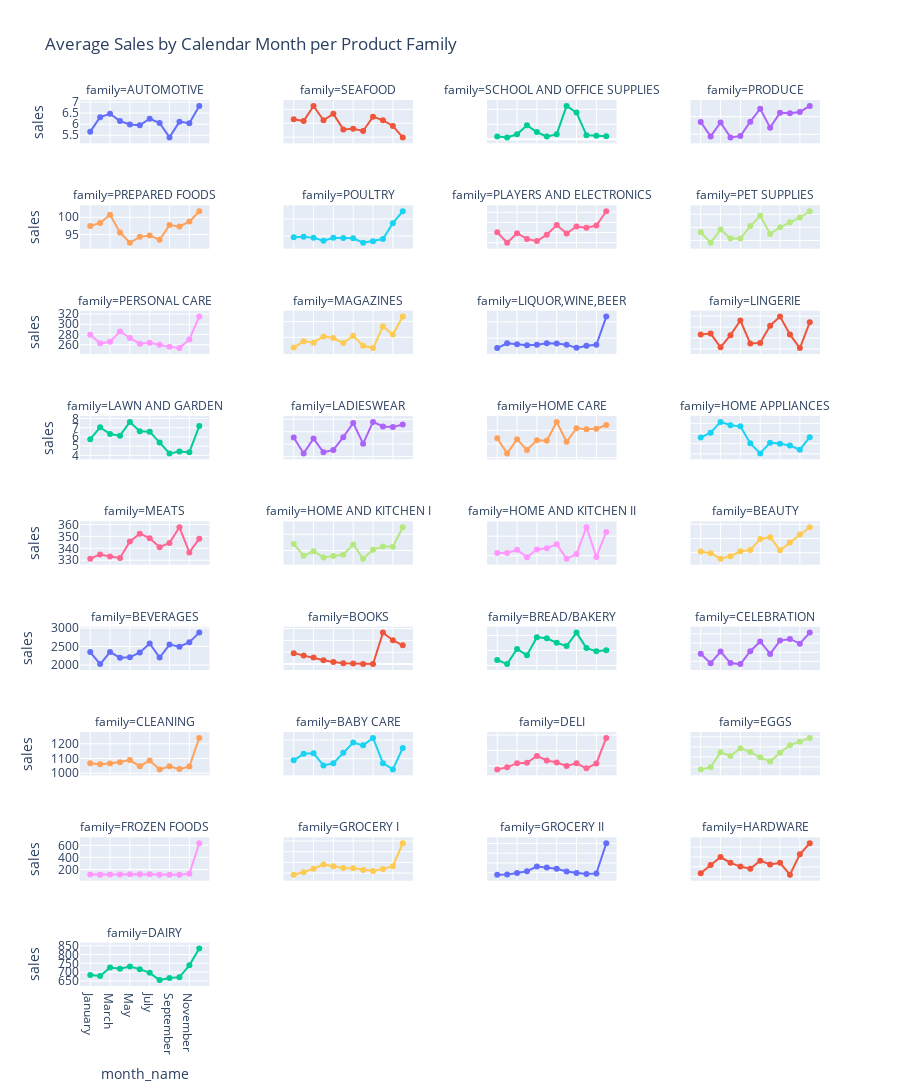

The cell this chart's notebook holds for it:
### Code cell
fig = px.line(
    avg_sales_by_month,
    x='month_name',
    y='sales',
    color='family',
    facet_col='family',
    facet_col_spacing=0.1,
    facet_col_wrap=4,
    markers=True,
    category_orders={"month_name": [
        "January", "February", "March", "April", "May", "June",
        "July", "August", "September", "October", "November", "December"
    ]},
    title='Average Sales by Calendar Month per Product Family'
)
fig.update_yaxes(matches=None)
fig.update_layout(height=2000,showlegend=False)

# fig.update_layout(
#     xaxis_title='Month',
#     yaxis_title='Average Sales',
#     legend_title='Family',
#     width=1000,
#     height=600
# )

fig.show()

### Figure 1 — Plotly figure (JSON) as saved in the notebook; plotly's stock layout.template omitted (floating-point values rounded to 4 significant figures)
{"data": [{"hovertemplate": "family=AUTOMOTIVE<br>month_name=%{x}<br>sales=%{y}<extra></extra>", "legendgroup": "AUTOMOTIVE", "line": {"color": "#636efa", "dash": "solid"}, "marker": {"symbol": "circle"}, "mode": "lines+markers", "name": "AUTOMOTIVE", "orientation": "v", "showlegend": true, "type": "scatter", "x": ["January", "February", "March", "April", "May", "June", "July", "August", "September", "October", "November", "December"], "xaxis": "x33", "y": [5.664, 6.317, 6.47, 6.143, 5.985, 5.953, 6.247, 6.054, 5.404, 6.115, 6.045, 6.825], "yaxis": "y33"}, {"hovertemplate": "family=SEAFOOD<br>month_name=%{x}<br>sales=%{y}<extra></extra>", "legendgroup": "SEAFOOD", "line": {"color": "#EF553B", "dash": "solid"}, "marker": {"symbol": "circle"}, "mode": "lines+markers", "name": "SEAFOOD", "orientation": "v", "showlegend": true, "type": "scatter", "x": ["January", "February", "March", "April", "May", "June", "July", "August", "September", "October", "November", "December"], "xaxis": "x34", "y": [22.59, 22.32, 24.5, 22.44, 23.36, 21.12, 21.21, 20.9, 22.96, 22.44, 21.62, 19.97], "yaxis": "y34"}, {"hovertemplate": "family=SCHOOL AND OFFICE SUPPLIES<br>month_name=%{x}<br>sales=%{y}<extra></extra>", "legendgroup": "SCHOOL AND OFFICE SUPPLIES", "line": {"color": "#00cc96", "dash": "solid"}, "marker": {"symbol": "circle"}, "mode": "lines+markers", "name": "SCHOOL AND OFFICE SUPPLIES", "orientation": "v", "showlegend": true, "type": "scatter", "x": ["January", "February", "March", "April", "May", "June", "July", "August", "September", "October", "November", "December"], "xaxis": "x35", "y": [0.9372, 0.6047, 1.637, 4.647, 2.4, 0.8654, 1.678, 11.13, 8.895, 1.356, 1.188, 0.9929], "yaxis": "y35"}, {"hovertemplate": "family=PRODUCE<br>month_name=%{x}<br>sales=%{y}<extra></extra>", "legendgroup": "PRODUCE", "line": {"color": "#ab63fa", "dash": "solid"}, "marker": {"symbol": "circle"}, "mode": "lines+markers", "name": "PRODUCE", "orientation": "v", "showlegend": true, "type": "scatter", "x": ["January", "February", "March", "April", "May", "June", "July", "August", "September", "October", "November", "December"], "xaxis": "x36", "y": [1349.0, 941.8, 1334.0, 913.5, 953.4, 1357.0, 1723.0, 1189.0, 1608.0, 1594.0, 1633.0, 1803.0], "yaxis": "y36"}, {"hovertemplate": "family=PREPARED FOODS<br>month_name=%{x}<br>sales=%{y}<extra></extra>", "legendgroup": "PREPARED FOODS", "line": {"color": "#FFA15A", "dash": "solid"}, "marker": {"symbol": "circle"}, "mode": "lines+markers", "name": "PREPARED FOODS", "orientation": "v", "showlegend": true, "type": "scatter", "x": ["January", "February", "March", "April", "May", "June", "July", "August", "September", "October", "November", "December"], "xaxis": "x29", "y": [97.49, 98.36, 100.7, 95.61, 92.61, 94.32, 94.7, 93.44, 97.73, 97.35, 98.75, 101.8], "yaxis": "y29"}, {"hovertemplate": "family=POULTRY<br>month_name=%{x}<br>sales=%{y}<extra></extra>", "legendgroup": "POULTRY", "line": {"color": "#19d3f3", "dash": "solid"}, "marker": {"symbol": "circle"}, "mode": "lines+markers", "name": "POULTRY", "orientation": "v", "showlegend": true, "type": "scatter", "x": ["January", "February", "March", "April", "May", "June", "July", "August", "September", "October", "November", "December"], "xaxis": "x30", "y": [346.3, 347.8, 344.5, 336.1, 345.0, 343.8, 343.0, 330.2, 334.8, 340.9, 387.5, 422.5], "yaxis": "y30"}, {"hovertemplate": "family=PLAYERS AND ELECTRONICS<br>month_name=%{x}<br>sales=%{y}<extra></extra>", "legendgroup": "PLAYERS AND ELECTRONICS", "line": {"color": "#FF6692", "dash": "solid"}, "marker": {"symbol": "circle"}, "mode": "lines+markers", "name": "PLAYERS AND ELECTRONICS", "orientation": "v", "showlegend": true, "type": "scatter", "x": ["January", "February", "March", "April", "May", "June", "July", "August", "September", "October", "November", "December"], "xaxis": "x31", "y": [6.066, 3.991, 5.867, 4.744, 4.311, 5.552, 7.475, 5.808, 7.191, 6.92, 7.368, 10.19], "yaxis": "y31"}, {"hovertemplate": "family=PET SUPPLIES<br>month_name=%{x}<br>sales=%{y}<extra></extra>", "legendgroup": "PET SUPPLIES", "line": {"color": "#B6E880", "dash": "solid"}, "marker": {"symbol": "circle"}, "mode": "lines+markers", "name": "PET SUPPLIES", "orientation": "v", "showlegend": true, "type": "scatter", "x": ["January", "February", "March", "April", "May", "June", "July", "August", "September", "October", "November", "December"], "xaxis": "x32", "y": [3.627, 2.832, 3.839, 3.164, 3.151, 4.099, 4.885, 3.504, 4.005, 4.397, 4.758, 5.233], "yaxis": "y32"}, {"hovertemplate": "family=PERSONAL CARE<br>month_name=%{x}<br>sales=%{y}<extra></extra>", "legendgroup": "PERSONAL CARE", "line": {"color": "#FF97FF", "dash": "solid"}, "marker": {"symbol": "circle"}, "mode": "lines+markers", "name": "PERSONAL CARE", "orientation": "v", "showlegend": true, "type": "scatter", "x": ["January", "February", "March", "April", "May", "June", "July", "August", "September", "October", "November", "December"], "xaxis": "x25", "y": [279.5, 262.6, 265.6, 285.9, 273.1, 262.1, 264.0, 259.8, 255.7, 253.4, 270.2, 315.0], "yaxis": "y25"}, {"hovertemplate": "family=MAGAZINES<br>month_name=%{x}<br>sales=%{y}<extra></extra>", "legendgroup": "MAGAZINES", "line": {"color": "#FECB52", "dash": "solid"}, "marker": {"symbol": "circle"}, "mode": "lines+markers", "name": "MAGAZINES", "orientation": "v", "showlegend": true, "type": "scatter", "x": ["January", "February", "March", "April", "May", "June", "July", "August", "September", "October", "November", "December"], "xaxis": "x26", "y": [2.349, 2.747, 2.658, 3.06, 2.957, 2.635, 3.098, 2.462, 2.317, 3.683, 3.174, 4.319], "yaxis": "y26"}, {"hovertemplate": "family=LIQUOR,WINE,BEER<br>month_name=%{x}<br>sales=%{y}<extra></extra>", "legendgroup": "LIQUOR,WINE,BEER", "line": {"color": "#636efa", "dash": "solid"}, "marker": {"symbol": "circle"}, "mode": "lines+markers", "name": "LIQUOR,WINE,BEER", "orientation": "v", "showlegend": true, "type": "scatter", "x": ["January", "February", "March", "April", "May", "June", "July", "August", "September", "October", "November", "December"], "xaxis": "x27", "y": [69.58, 84.33, 81.27, 78.12, 79.85, 84.49, 83.23, 80.03, 70.22, 76.79, 79.43, 165.9], "yaxis": "y27"}, {"hovertemplate": "family=LINGERIE<br>month_name=%{x}<br>sales=%{y}<extra></extra>", "legendgroup": "LINGERIE", "line": {"color": "#EF553B", "dash": "solid"}, "marker": {"symbol": "circle"}, "mode": "lines+markers", "name": "LINGERIE", "orientation": "v", "showlegend": true, "type": "scatter", "x": ["January", "February", "March", "April", "May", "June", "July", "August", "September", "October", "November", "December"], "xaxis": "x28", "y": [7.164, 7.202, 6.576, 7.131, 7.801, 6.746, 6.776, 7.563, 7.981, 7.166, 6.539, 7.719], "yaxis": "y28"}, {"hovertemplate": "family=LAWN AND GARDEN<br>month_name=%{x}<br>sales=%{y}<extra></extra>", "legendgroup": "LAWN AND GARDEN", "line": {"color": "#00cc96", "dash": "solid"}, "marker": {"symbol": "circle"}, "mode": "lines+markers", "name": "LAWN AND GARDEN", "orientation": "v", "showlegend": true, "type": "scatter", "x": ["January", "February", "March", "April", "May", "June", "July", "August", "September", "October", "November", "December"], "xaxis": "x21", "y": [5.759, 7.052, 6.311, 6.135, 7.631, 6.621, 6.571, 5.39, 4.211, 4.411, 4.339, 7.179], "yaxis": "y21"}, {"hovertemplate": "family=LADIESWEAR<br>month_name=%{x}<br>sales=%{y}<extra></extra>", "legendgroup": "LADIESWEAR", "line": {"color": "#ab63fa", "dash": "solid"}, "marker": {"symbol": "circle"}, "mode": "lines+markers", "name": "LADIESWEAR", "orientation": "v", "showlegend": true, "type": "scatter", "x": ["January", "February", "March", "April", "May", "June", "July", "August", "September", "October", "November", "December"], "xaxis": "x22", "y": [7.081, 4.506, 6.901, 4.681, 5.063, 7.129, 9.408, 6.08, 9.579, 8.851, 8.745, 9.164], "yaxis": "y22"}, {"hovertemplate": "family=HOME CARE<br>month_name=%{x}<br>sales=%{y}<extra></extra>", "legendgroup": "HOME CARE", "line": {"color": "#FFA15A", "dash": "solid"}, "marker": {"symbol": "circle"}, "mode": "lines+markers", "name": "HOME CARE", "orientation": "v", "showlegend": true, "type": "scatter", "x": ["January", "February", "March", "April", "May", "June", "July", "August", "September", "October", "November", "December"], "xaxis": "x23", "y": [171.1, 115.3, 167.0, 128.3, 163.7, 161.9, 231.0, 158.0, 207.9, 204.2, 206.3, 219.7], "yaxis": "y23"}, {"hovertemplate": "family=HOME APPLIANCES<br>month_name=%{x}<br>sales=%{y}<extra></extra>", "legendgroup": "HOME APPLIANCES", "line": {"color": "#19d3f3", "dash": "solid"}, "marker": {"symbol": "circle"}, "mode": "lines+markers", "name": "HOME APPLIANCES", "orientation": "v", "showlegend": true, "type": "scatter", "x": ["January", "February", "March", "April", "May", "June", "July", "August", "September", "October", "November", "December"], "xaxis": "x24", "y": [0.4609, 0.5076, 0.6141, 0.5812, 0.5707, 0.4032, 0.3041, 0.4102, 0.3995, 0.3817, 0.3409, 0.4644], "yaxis": "y24"}, {"hovertemplate": "family=MEATS<br>month_name=%{x}<br>sales=%{y}<extra></extra>", "legendgroup": "MEATS", "line": {"color": "#FF6692", "dash": "solid"}, "marker": {"symbol": "circle"}, "mode": "lines+markers", "name": "MEATS", "orientation": "v", "showlegend": true, "type": "scatter", "x": ["January", "February", "March", "April", "May", "June", "July", "August", "September", "October", "November", "December"], "xaxis": "x17", "y": [331.3, 334.9, 333.1, 331.9, 345.8, 352.3, 348.5, 341.0, 344.5, 357.6, 336.6, 348.0], "yaxis": "y17"}, {"hovertemplate": "family=HOME AND KITCHEN I<br>month_name=%{x}<br>sales=%{y}<extra></extra>", "legendgroup": "HOME AND KITCHEN I", "line": {"color": "#B6E880", "dash": "solid"}, "marker": {"symbol": "circle"}, "mode": "lines+markers", "name": "HOME AND KITCHEN I", "orientation": "v", "showlegend": true, "type": "scatter", "x": ["January", "February", "March", "April", "May", "June", "July", "August", "September", "October", "November", "December"], "xaxis": "x18", "y": [24.08, 16.69, 19.55, 15.72, 16.63, 17.39, 23.77, 14.91, 20.51, 22.54, 22.28, 34.37], "yaxis": "y18"}, {"hovertemplate": "family=HOME AND KITCHEN II<br>month_name=%{x}<br>sales=%{y}<extra></extra>", "legendgroup": "HOME AND KITCHEN II", "line": {"color": "#FF97FF", "dash": "solid"}, "marker": {"symbol": "circle"}, "mode": "lines+markers", "name": "HOME AND KITCHEN II", "orientation": "v", "showlegend": true, "type": "scatter", "x": ["January", "February", "March", "April", "May", "June", "July", "August", "September", "October", "November", "December"], "xaxis": "x19", "y": [15.69, 15.71, 16.51, 14.6, 16.6, 16.89, 17.91, 14.22, 15.41, 22.3, 14.66, 21.1], "yaxis": "y19"}, {"hovertemplate": "family=BEAUTY<br>month_name=%{x}<br>sales=%{y}<extra></extra>", "legendgroup": "BEAUTY", "line": {"color": "#FECB52", "dash": "solid"}, "marker": {"symbol": "circle"}, "mode": "lines+markers", "name": "BEAUTY", "orientation": "v", "showlegend": true, "type": "scatter", "x": ["January", "February", "March", "April", "May", "June", "July", "August", "September", "October", "November", "December"], "xaxis": "x20", "y": [3.537, 3.483, 3.286, 3.374, 3.55, 3.592, 3.984, 4.046, 3.583, 3.859, 4.145, 4.397], "yaxis": "y20"}, {"hovertemplate": "family=BEVERAGES<br>month_name=%{x}<br>sales=%{y}<extra></extra>", "legendgroup": "BEVERAGES", "line": {"color": "#636efa", "dash": "solid"}, "marker": {"symbol": "circle"}, "mode": "lines+markers", "name": "BEVERAGES", "orientation": "v", "showlegend": true, "type": "scatter", "x": ["January", "February", "March", "April", "May", "June", "July", "August", "September", "October", "November", "December"], "xaxis": "x13", "y": [2350.0, 2024.0, 2350.0, 2196.0, 2207.0, 2341.0, 2581.0, 2202.0, 2552.0, 2493.0, 2618.0, 2877.0], "yaxis": "y13"}, {"hovertemplate": "family=BOOKS<br>month_name=%{x}<br>sales=%{y}<extra></extra>", "legendgroup": "BOOKS", "line": {"color": "#EF553B", "dash": "solid"}, "marker": {"symbol": "circle"}, "mode": "lines+markers", "name": "BOOKS", "orientation": "v", "showlegend": true, "type": "scatter", "x": ["January", "February", "March", "April", "May", "June", "July", "August", "September", "October", "November", "December"], "xaxis": "x14", "y": [0.09247, 0.0721, 0.05639, 0.03185, 0.01816, 0.007407, 0.005496, 0.001066, 0.0, 0.2663, 0.202, 0.1585], "yaxis": "y14"}, {"hovertemplate": "family=BREAD/BAKERY<br>month_name=%{x}<br>sales=%{y}<extra></extra>", "legendgroup": "BREAD/BAKERY", "line": {"color": "#00cc96", "dash": "solid"}, "marker": {"symbol": "circle"}, "mode": "lines+markers", "name": "BREAD/BAKERY", "orientation": "v", "showlegend": true, "type": "scatter", "x": ["January", "February", "March", "April", "May", "June", "July", "August", "September", "October", "November", "December"], "xaxis": "x15", "y": [447.3, 441.9, 462.1, 453.6, 477.7, 476.3, 470.2, 466.0, 483.9, 463.2, 459.0, 460.3], "yaxis": "y15"}, {"hovertemplate": "family=CELEBRATION<br>month_name=%{x}<br>sales=%{y}<extra></extra>", "legendgroup": "CELEBRATION", "line": {"color": "#ab63fa", "dash": "solid"}, "marker": {"symbol": "circle"}, "mode": "lines+markers", "name": "CELEBRATION", "orientation": "v", "showlegend": true, "type": "scatter", "x": ["January", "February", "March", "April", "May", "June", "July", "August", "September", "October", "November", "December"], "xaxis": "x16", "y": [7.658, 5.592, 8.15, 5.632, 5.421, 8.231, 10.34, 7.632, 10.54, 10.89, 9.875, 12.28], "yaxis": "y16"}, {"hovertemplate": "family=CLEANING<br>month_name=%{x}<br>sales=%{y}<extra></extra>", "legendgroup": "CLEANING", "line": {"color": "#FFA15A", "dash": "solid"}, "marker": {"symbol": "circle"}, "mode": "lines+markers", "name": "CLEANING", "orientation": "v", "showlegend": true, "type": "scatter", "x": ["January", "February", "March", "April", "May", "June", "July", "August", "September", "October", "November", "December"], "xaxis": "x9", "y": [1067.0, 1061.0, 1065.0, 1075.0, 1089.0, 1048.0, 1087.0, 1026.0, 1047.0, 1028.0, 1046.0, 1240.0], "yaxis": "y9"}, {"hovertemplate": "family=BABY CARE<br>month_name=%{x}<br>sales=%{y}<extra></extra>", "legendgroup": "BABY CARE", "line": {"color": "#19d3f3", "dash": "solid"}, "marker": {"symbol": "circle"}, "mode": "lines+markers", "name": "BABY CARE", "orientation": "v", "showlegend": true, "type": "scatter", "x": ["January", "February", "March", "April", "May", "June", "July", "August", "September", "October", "November", "December"], "xaxis": "x10", "y": [0.09546, 0.1128, 0.1142, 0.08185, 0.08769, 0.1158, 0.1429, 0.1355, 0.1554, 0.08781, 0.07114, 0.1285], "yaxis": "y10"}, {"hovertemplate": "family=DELI<br>month_name=%{x}<br>sales=%{y}<extra></extra>", "legendgroup": "DELI", "line": {"color": "#FF6692", "dash": "solid"}, "marker": {"symbol": "circle"}, "mode": "lines+markers", "name": "DELI", "orientation": "v", "showlegend": true, "type": "scatter", "x": ["January", "February", "March", "April", "May", "June", "July", "August", "September", "October", "November", "December"], "xaxis": "x11", "y": [255.4, 258.1, 263.5, 264.1, 272.8, 267.1, 264.3, 260.0, 263.3, 256.8, 263.1, 296.3], "yaxis": "y11"}, {"hovertemplate": "family=EGGS<br>month_name=%{x}<br>sales=%{y}<extra></extra>", "legendgroup": "EGGS", "line": {"color": "#B6E880", "dash": "solid"}, "marker": {"symbol": "circle"}, "mode": "lines+markers", "name": "EGGS", "orientation": "v", "showlegend": true, "type": "scatter", "x": ["January", "February", "March", "April", "May", "June", "July", "August", "September", "October", "November", "December"], "xaxis": "x12", "y": [163.7, 164.9, 172.3, 170.4, 174.3, 172.4, 169.8, 167.6, 172.0, 175.8, 177.6, 179.4], "yaxis": "y12"}, {"hovertemplate": "family=FROZEN FOODS<br>month_name=%{x}<br>sales=%{y}<extra></extra>", "legendgroup": "FROZEN FOODS", "line": {"color": "#FF97FF", "dash": "solid"}, "marker": {"symbol": "circle"}, "mode": "lines+markers", "name": "FROZEN FOODS", "orientation": "v", "showlegend": true, "type": "scatter", "x": ["January", "February", "March", "April", "May", "June", "July", "August", "September", "October", "November", "December"], "xaxis": "x5", "y": [118.1, 114.8, 115.3, 116.9, 121.6, 121.4, 120.3, 113.8, 113.0, 114.9, 127.6, 634.1], "yaxis": "y5"}, {"hovertemplate": "family=GROCERY I<br>month_name=%{x}<br>sales=%{y}<extra></extra>", "legendgroup": "GROCERY I", "line": {"color": "#FECB52", "dash": "solid"}, "marker": {"symbol": "circle"}, "mode": "lines+markers", "name": "GROCERY I", "orientation": "v", "showlegend": true, "type": "scatter", "x": ["January", "February", "March", "April", "May", "June", "July", "August", "September", "October", "November", "December"], "xaxis": "x6", "y": [3420.0, 3542.0, 3702.0, 3905.0, 3819.0, 3739.0, 3726.0, 3647.0, 3594.0, 3685.0, 3819.0, 4896.0], "yaxis": "y6"}, {"hovertemplate": "family=GROCERY II<br>month_name=%{x}<br>sales=%{y}<extra></extra>", "legendgroup": "GROCERY II", "line": {"color": "#636efa", "dash": "solid"}, "marker": {"symbol": "circle"}, "mode": "lines+markers", "name": "GROCERY II", "orientation": "v", "showlegend": true, "type": "scatter", "x": ["January", "February", "March", "April", "May", "June", "July", "August", "September", "October", "November", "December"], "xaxis": "x7", "y": [18.88, 19.01, 19.81, 20.71, 23.1, 22.68, 21.92, 20.55, 19.78, 19.24, 19.59, 35.13], "yaxis": "y7"}, {"hovertemplate": "family=HARDWARE<br>month_name=%{x}<br>sales=%{y}<extra></extra>", "legendgroup": "HARDWARE", "line": {"color": "#EF553B", "dash": "solid"}, "marker": {"symbol": "circle"}, "mode": "lines+markers", "name": "HARDWARE", "orientation": "v", "showlegend": true, "type": "scatter", "x": ["January", "February", "March", "April", "May", "June", "July", "August", "September", "October", "November", "December"], "xaxis": "x8", "y": [1.035, 1.119, 1.199, 1.14, 1.103, 1.081, 1.163, 1.124, 1.142, 1.02, 1.227, 1.339], "yaxis": "y8"}, {"hovertemplate": "family=DAIRY<br>month_name=%{x}<br>sales=%{y}<extra></extra>", "legendgroup": "DAIRY", "line": {"color": "#00cc96", "dash": "solid"}, "marker": {"symbol": "circle"}, "mode": "lines+markers", "name": "DAIRY", "orientation": "v", "showlegend": true, "type": "scatter", "x": ["January", "February", "March", "April", "May", "June", "July", "August", "September", "October", "November", "December"], "xaxis": "x", "y": [683.8, 678.2, 725.9, 719.6, 732.3, 717.3, 696.4, 655.1, 666.7, 671.8, 739.0, 833.9], "yaxis": "y"}], "layout": {"annotations": [{"font": {}, "showarrow": false, "text": "family=DAIRY", "x": 0.0875, "xanchor": "center", "xref": "paper", "y": 0.04889, "yanchor": "bottom", "yref": "paper"}, {"font": {}, "showarrow": false, "text": "family=FROZEN FOODS", "x": 0.0875, "xanchor": "center", "xref": "paper", "y": 0.1678, "yanchor": "bottom", "yref": "paper"}, {"font": {}, "showarrow": false, "text": "family=GROCERY I", "x": 0.3625, "xanchor": "center", "xref": "paper", "y": 0.1678, "yanchor": "bottom", "yref": "paper"}, {"font": {}, "showarrow": false, "text": "family=GROCERY II", "x": 0.6375, "xanchor": "center", "xref": "paper", "y": 0.1678, "yanchor": "bottom", "yref": "paper"}, {"font": {}, "showarrow": false, "text": "family=HARDWARE", "x": 0.9125, "xanchor": "center", "xref": "paper", "y": 0.1678, "yanchor": "bottom", "yref": "paper"}, {"font": {}, "showarrow": false, "text": "family=CLEANING", "x": 0.0875, "xanchor": "center", "xref": "paper", "y": 0.2867, "yanchor": "bottom", "yref": "paper"}, {"font": {}, "showarrow": false, "text": "family=BABY CARE", "x": 0.3625, "xanchor": "center", "xref": "paper", "y": 0.2867, "yanchor": "bottom", "yref": "paper"}, {"font": {}, "showarrow": false, "text": "family=DELI", "x": 0.6375, "xanchor": "center", "xref": "paper", "y": 0.2867, "yanchor": "bottom", "yref": "paper"}, {"font": {}, "showarrow": false, "text": "family=EGGS", "x": 0.9125, "xanchor": "center", "xref": "paper", "y": 0.2867, "yanchor": "bottom", "yref": "paper"}, {"font": {}, "showarrow": false, "text": "family=BEVERAGES", "x": 0.0875, "xanchor": "center", "xref": "paper", "y": 0.4056, "yanchor": "bottom", "yref": "paper"}, {"font": {}, "showarrow": false, "text": "family=BOOKS", "x": 0.3625, "xanchor": "center", "xref": "paper", "y": 0.4056, "yanchor": "bottom", "yref": "paper"}, {"font": {}, "showarrow": false, "text": "family=BREAD/BAKERY", "x": 0.6375, "xanchor": "center", "xref": "paper", "y": 0.4056, "yanchor": "bottom", "yref": "paper"}, {"font": {}, "showarrow": false, "text": "family=CELEBRATION", "x": 0.9125, "xanchor": "center", "xref": "paper", "y": 0.4056, "yanchor": "bottom", "yref": "paper"}, {"font": {}, "showarrow": false, "text": "family=MEATS", "x": 0.0875, "xanchor": "center", "xref": "paper", "y": 0.5244, "yanchor": "bottom", "yref": "paper"}, {"font": {}, "showarrow": false, "text": "family=HOME AND KITCHEN I", "x": 0.3625, "xanchor": "center", "xref": "paper", "y": 0.5244, "yanchor": "bottom", "yref": "paper"}, {"font": {}, "showarrow": false, "text": "family=HOME AND KITCHEN II", "x": 0.6375, "xanchor": "center", "xref": "paper", "y": 0.5244, "yanchor": "bottom", "yref": "paper"}, {"font": {}, "showarrow": false, "text": "family=BEAUTY", "x": 0.9125, "xanchor": "center", "xref": "paper", "y": 0.5244, "yanchor": "bottom", "yref": "paper"}, {"font": {}, "showarrow": false, "text": "family=LAWN AND GARDEN", "x": 0.0875, "xanchor": "center", "xref": "paper", "y": 0.6433, "yanchor": "bottom", "yref": "paper"}, {"font": {}, "showarrow": false, "text": "family=LADIESWEAR", "x": 0.3625, "xanchor": "center", "xref": "paper", "y": 0.6433, "yanchor": "bottom", "yref": "paper"}, {"font": {}, "showarrow": false, "text": "family=HOME CARE", "x": 0.6375, "xanchor": "center", "xref": "paper", "y": 0.6433, "yanchor": "bottom", "yref": "paper"}, {"font": {}, "showarrow": false, "text": "family=HOME APPLIANCES", "x": 0.9125, "xanchor": "center", "xref": "paper", "y": 0.6433, "yanchor": "bottom", "yref": "paper"}, {"font": {}, "showarrow": false, "text": "family=PERSONAL CARE", "x": 0.0875, "xanchor": "center", "xref": "paper", "y": 0.7622, "yanchor": "bottom", "yref": "paper"}, {"font": {}, "showarrow": false, "text": "family=MAGAZINES", "x": 0.3625, "xanchor": "center", "xref": "paper", "y": 0.7622, "yanchor": "bottom", "yref": "paper"}, {"font": {}, "showarrow": false, "text": "family=LIQUOR,WINE,BEER", "x": 0.6375, "xanchor": "center", "xref": "paper", "y": 0.7622, "yanchor": "bottom", "yref": "paper"}, {"font": {}, "showarrow": false, "text": "family=LINGERIE", "x": 0.9125, "xanchor": "center", "xref": "paper", "y": 0.7622, "yanchor": "bottom", "yref": "paper"}, {"font": {}, "showarrow": false, "text": "family=PREPARED FOODS", "x": 0.0875, "xanchor": "center", "xref": "paper", "y": 0.8811, "yanchor": "bottom", "yref": "paper"}, {"font": {}, "showarrow": false, "text": "family=POULTRY", "x": 0.3625, "xanchor": "center", "xref": "paper", "y": 0.8811, "yanchor": "bottom", "yref": "paper"}, {"font": {}, "showarrow": false, "text": "family=PLAYERS AND ELECTRONICS", "x": 0.6375, "xanchor": "center", "xref": "paper", "y": 0.8811, "yanchor": "bottom", "yref": "paper"}, {"font": {}, "showarrow": false, "text": "family=PET SUPPLIES", "x": 0.9125, "xanchor": "center", "xref": "paper", "y": 0.8811, "yanchor": "bottom", "yref": "paper"}, {"font": {}, "showarrow": false, "text": "family=AUTOMOTIVE", "x": 0.0875, "xanchor": "center", "xref": "paper", "y": 1.0, "yanchor": "bottom", "yref": "paper"}, {"font": {}, "showarrow": false, "text": "family=SEAFOOD", "x": 0.3625, "xanchor": "center", "xref": "paper", "y": 1.0, "yanchor": "bottom", "yref": "paper"}, {"font": {}, "showarrow": false, "text": "family=SCHOOL AND OFFICE SUPPLIES", "x": 0.6375, "xanchor": "center", "xref": "paper", "y": 1.0, "yanchor": "bottom", "yref": "paper"}, {"font": {}, "showarrow": false, "text": "family=PRODUCE", "x": 0.9125, "xanchor": "center", "xref": "paper", "y": 1.0, "yanchor": "bottom", "yref": "paper"}], "height": 2000, "legend": {"title": {"text": "family"}, "tracegroupgap": 0}, "showlegend": false, "title": {"text": "Average Sales by Calendar Month per Product Family"}, "xaxis": {"anchor": "y", "categoryarray": ["January", "February", "March", "April", "May", "June", "July", "August", "September", "October", "November", "December"], "categoryorder": "array", "domain": [0, 0.175], "title": {"text": "month_name"}}, "xaxis10": {"anchor": "y10", "domain": [0.275, 0.45], "matches": "x", "showticklabels": false}, "xaxis11": {"anchor": "y11", "domain": [0.55, 0.725], "matches": "x", "showticklabels": false}, "xaxis12": {"anchor": "y12", "domain": [0.825, 1], "matches": "x", "showticklabels": false}, "xaxis13": {"anchor": "y13", "domain": [0, 0.175], "matches": "x", "showticklabels": false}, "xaxis14": {"anchor": "y14", "domain": [0.275, 0.45], "matches": "x", "showticklabels": false}, "xaxis15": {"anchor": "y15", "domain": [0.55, 0.725], "matches": "x", "showticklabels": false}, "xaxis16": {"anchor": "y16", "domain": [0.825, 1], "matches": "x", "showticklabels": false}, "xaxis17": {"anchor": "y17", "domain": [0, 0.175], "matches": "x", "showticklabels": false}, "xaxis18": {"anchor": "y18", "domain": [0.275, 0.45], "matches": "x", "showticklabels": false}, "xaxis19": {"anchor": "y19", "domain": [0.55, 0.725], "matches": "x", "showticklabels": false}, "xaxis2": {"anchor": "y2", "categoryarray": ["January", "February", "March", "April", "May", "June", "July", "August", "September", "October", "November", "December"], "categoryorder": "array", "domain": [0.275, 0.45], "matches": "x", "title": {"text": "month_name"}}, "xaxis20": {"anchor": "y20", "domain": [0.825, 1], "matches": "x", "showticklabels": false}, "xaxis21": {"anchor": "y21", "domain": [0, 0.175], "matches": "x", "showticklabels": false}, "xaxis22": {"anchor": "y22", "domain": [0.275, 0.45], "matches": "x", "showticklabels": false}, "xaxis23": {"anchor": "y23", "domain": [0.55, 0.725], "matches": "x", "showticklabels": false}, "xaxis24": {"anchor": "y24", "domain": [0.825, 1], "matches": "x", "showticklabels": false}, "xaxis25": {"anchor": "y25", "domain": [0, 0.175], "matches": "x", "showticklabels": false}, "xaxis26": {"anchor": "y26", "domain": [0.275, 0.45], "matches": "x", "showticklabels": false}, "xaxis27": {"anchor": "y27", "domain": [0.55, 0.725], "matches": "x", "showticklabels": false}, "xaxis28": {"anchor": "y28", "domain": [0.825, 1], "matches": "x", "showticklabels": false}, "xaxis29": {"anchor": "y29", "domain": [0, 0.175], "matches": "x", "showticklabels": false}, "xaxis3": {"anchor": "y3", "categoryarray": ["January", "February", "March", "April", "May", "June", "July", "August", "September", "October", "November", "December"], "categoryorder": "array", "domain": [0.55, 0.725], "matches": "x", "title": {"text": "month_name"}}, "xaxis30": {"anchor": "y30", "domain": [0.275, 0.45], "matches": "x", "showticklabels": false}, "xaxis31": {"anchor": "y31", "domain": [0.55, 0.725], "matches": "x", "showticklabels": false}, "xaxis32": {"anchor": "y32", "domain": [0.825, 1], "matches": "x", "showticklabels": false}, "xaxis33": {"anchor": "y33", "domain": [0, 0.175], "matches": "x", "showticklabels": false}, "xaxis34": {"anchor": "y34", "domain": [0.275, 0.45], "matches": "x", "showticklabels": false}, "xaxis35": {"anchor": "y35", "domain": [0.55, 0.725], "matches": "x", "showticklabels": false}, "xaxis36": {"anchor": "y36", "domain": [0.825, 1], "matches": "x", "showticklabels": false}, "xaxis4": {"anchor": "y4", "categoryarray": ["January", "February", "March", "April", "May", "June", "July", "August", "September", "October", "November", "December"], "categoryorder": "array", "domain": [0.825, 1], "matches": "x", "title": {"text": "month_name"}}, "xaxis5": {"anchor": "y5", "domain": [0, 0.175], "matches": "x", "showticklabels": false}, "xaxis6": {"anchor": "y6", "domain": [0.275, 0.45], "matches": "x", "showticklabels": false}, "xaxis7": {"anchor": "y7", "domain": [0.55, 0.725], "matches": "x", "showticklabels": false}, "xaxis8": {"anchor": "y8", "domain": [0.825, 1], "matches": "x", "showticklabels": false}, "xaxis9": {"anchor": "y9", "domain": [0, 0.175], "matches": "x", "showticklabels": false}, "yaxis": {"anchor": "x", "domain": [0, 0.04889], "title": {"text": "sales"}}, "yaxis10": {"anchor": "x10", "domain": [0.2378, 0.2867], "showticklabels": false}, "yaxis11": {"anchor": "x11", "domain": [0.2378, 0.2867], "showticklabels": false}, "yaxis12": {"anchor": "x12", "domain": [0.2378, 0.2867], "showticklabels": false}, "yaxis13": {"anchor": "x13", "domain": [0.3567, 0.4056], "title": {"text": "sales"}}, "yaxis14": {"anchor": "x14", "domain": [0.3567, 0.4056], "showticklabels": false}, "yaxis15": {"anchor": "x15", "domain": [0.3567, 0.4056], "showticklabels": false}, "yaxis16": {"anchor": "x16", "domain": [0.3567, 0.4056], "showticklabels": false}, "yaxis17": {"anchor": "x17", "domain": [0.4756, 0.5244], "title": {"text": "sales"}}, "yaxis18": {"anchor": "x18", "domain": [0.4756, 0.5244], "showticklabels": false}, "yaxis19": {"anchor": "x19", "domain": [0.4756, 0.5244], "showticklabels": false}, "yaxis2": {"anchor": "x2", "domain": [0, 0.04889], "showticklabels": false}, "yaxis20": {"anchor": "x20", "domain": [0.4756, 0.5244], "showticklabels": false}, "yaxis21": {"anchor": "x21", "domain": [0.5944, 0.6433], "title": {"text": "sales"}}, "yaxis22": {"anchor": "x22", "domain": [0.5944, 0.6433], "showticklabels": false}, "yaxis23": {"anchor": "x23", "domain": [0.5944, 0.6433], "showticklabels": false}, "yaxis24": {"anchor": "x24", "domain": [0.5944, 0.6433], "showticklabels": false}, "yaxis25": {"anchor": "x25", "domain": [0.7133, 0.7622], "title": {"text": "sales"}}, "yaxis26": {"anchor": "x26", "domain": [0.7133, 0.7622], "showticklabels": false}, "yaxis27": {"anchor": "x27", "domain": [0.7133, 0.7622], "showticklabels": false}, "yaxis28": {"anchor": "x28", "domain": [0.7133, 0.7622], "showticklabels": false}, "yaxis29": {"anchor": "x29", "domain": [0.8322, 0.8811], "title": {"text": "sales"}}, "yaxis3": {"anchor": "x3", "domain": [0, 0.04889], "showticklabels": false}, "yaxis30": {"anchor": "x30", "domain": [0.8322, 0.8811], "showticklabels": false}, "yaxis31": {"anchor": "x31", "domain": [0.8322, 0.8811], "showticklabels": false}, "yaxis32": {"anchor": "x32", "domain": [0.8322, 0.8811], "showticklabels": false}, "yaxis33": {"anchor": "x33", "domain": [0.9511, 1.0], "title": {"text": "sales"}}, "yaxis34": {"anchor": "x34", "domain": [0.9511, 1.0], "showticklabels": false}, "yaxis35": {"anchor": "x35", "domain": [0.9511, 1.0], "showticklabels": false}, "yaxis36": {"anchor": "x36", "domain": [0.9511, 1.0], "showticklabels": false}, "yaxis4": {"anchor": "x4", "domain": [0, 0.04889], "showticklabels": false}, "yaxis5": {"anchor": "x5", "domain": [0.1189, 0.1678], "title": {"text": "sales"}}, "yaxis6": {"anchor": "x6", "domain": [0.1189, 0.1678], "showticklabels": false}, "yaxis7": {"anchor": "x7", "domain": [0.1189, 0.1678], "showticklabels": false}, "yaxis8": {"anchor": "x8", "domain": [0.1189, 0.1678], "showticklabels": false}, "yaxis9": {"anchor": "x9", "domain": [0.2378, 0.2867], "title": {"text": "sales"}}}}
